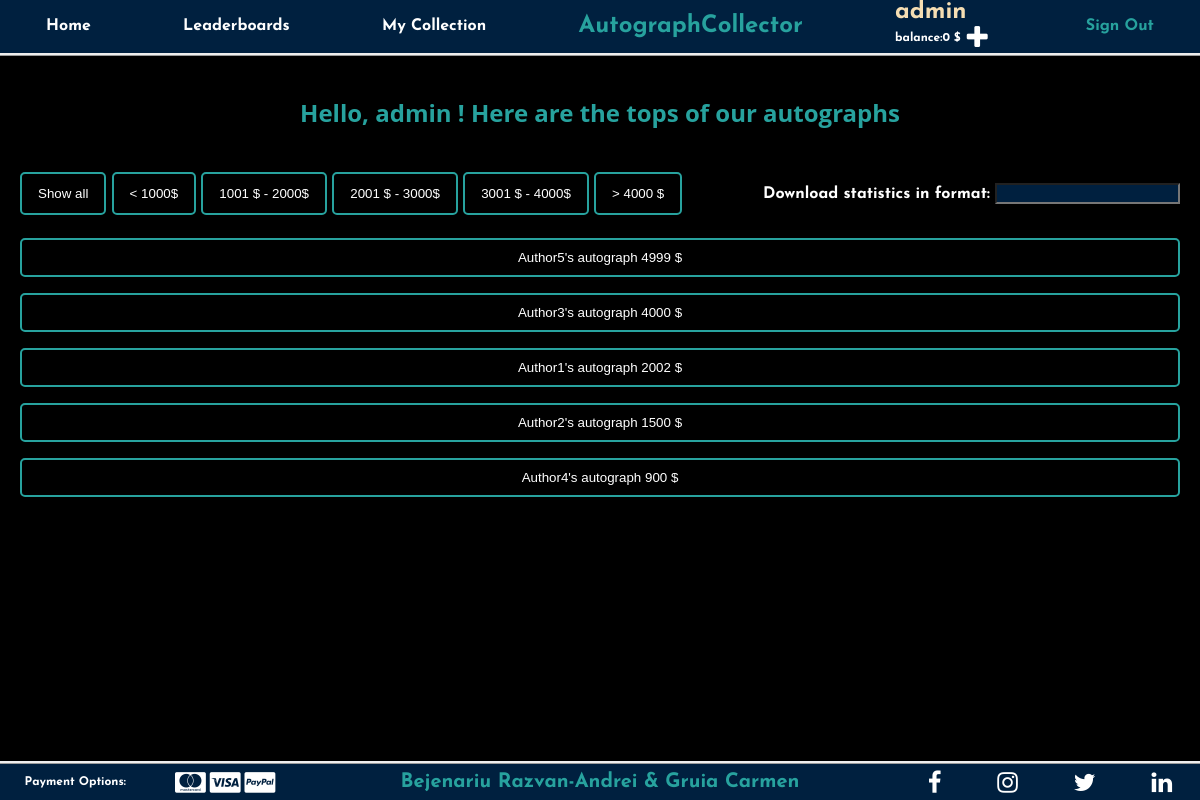
/leaderboards.php?param=all (signed in), run on the app's committed database.
### tables this page shows
CREATE TABLE `autographs` (
  `a_id` int NOT NULL AUTO_INCREMENT,
  `name` varchar(45) DEFAULT NULL,
  `domain` varchar(45) DEFAULT NULL,
  `provenance` varchar(45) DEFAULT NULL,
  `location` varchar(45) DEFAULT NULL,
  `object` varchar(45) DEFAULT NULL,
  `mentions` varchar(45) DEFAULT NULL,
  `worth` decimal(10,0) DEFAULT NULL,
  `image` varchar(100) DEFAULT 'images/autograph.jpg',
  `user_id` int NOT NULL,
  PRIMARY KEY (`a_id`),
  UNIQUE KEY `id_UNIQUE` (`a_id`)
);

### leaderboards.php (the view, shortened to what this page needs)
<?php
$path = $_SERVER['DOCUMENT_ROOT'];
$path .= "/AuCo/";
require_once($path . 'connect.php');
$filter=$_GET['param'];
$ReadSql = "SELECT * FROM `autographs` ORDER BY worth DESC";
$res = mysqli_query($connection, $ReadSql);
?>
<!DOCTYPE html>
<html lang="en">
<head>
    <link href="styles/style.css" rel="stylesheet" />
    <link href="https://cdnjs.cloudflare.com/ajax/libs/font-awesome/4.7.0/css/font-awesome.min.css" rel="stylesheet">
</head>
<body>
    <header>
        <a class="nav-bar-item" href="home.php"> Home </a>
        <a class="nav-bar-item" href="leaderboards.php?param=all"> Leaderboards </a>
        <a class="nav-bar-item" href="collection.php"> My Collection </a>
        <div class="title"> AutographCollector </div>
        <div class="user">
            <a href="collection.php">
            <b><?php
			    echo $_SESSION['username'];
        	?></b>
            </a>
            <div class="balance">
                <p id="value">balance:<?php
			    echo $_SESSION['balance'];
        	    ?> $</p>
                <button id="toggleBtn"><i class="fa fa-plus fa-2x" aria-hidden="true"></i></button>
            </div>
        </div>
        <a class="sign-out-btn" href="sign-in.php">Sign Out</a>
    </header>
    <main class="main-wrapper">
        <section class="main-template">
            <div class="my-body">
                <h1 style="color:#27a29e;font-family: 'Open Sans' ;font-weight: bold;text-align:center;">Hello,
                <b><?php
			    echo $_SESSION['username'];
        	    ?></b> 	! Here are the tops of our autographs</h1>
                <div id="myBtnContainer" style="float:left; padding-top:2%;">
                    <button class="btn" onclick="filterSelection('all')"> Show all</button>
                    <button class="btn" onclick="filterSelection('0')"> &lt 1000$</button>
                    <button class="btn" onclick="filterSelection('1000')"> 1001 $ - 2000$</button>
                    <button class="btn" onclick="filterSelection('2000')"> 2001 $ - 3000$</button>
                    <button class="btn" onclick="filterSelection('3000')"> 3001 $ - 4000$</button>
                    <button class="btn" onclick="filterSelection('4000')"> &gt 4000 $</button>
                </div>
                <div class="download">
                    <label>Download statistics in format:
                        <input list="formats" name="myFormats" />
                    </label>
                </div>
                <br><br>
                <div class="container" style="padding-top:5%">
                <?php while($r = mysqli_fetch_assoc($res)) {?>
                    <?php if($filter == "all") {?>
                        <div class="collections" style="padding-left:0%;">
                        <button><a href="autograph.php?param=<?php echo $r['a_id']; ?>"><?php echo $r['name']; ?>'s autograph <?php echo $r['worth']; ?> $ </a></button>
                        <br>
                        </div>
                    <?php } ?>
                <?php } ?>
                </div>
            </div>
        </section>
    </main>
    <footer>
        <div class="payments">
            <p>Payment Options:</p>
            <div class="payment-types">
                <a href="https://www.mastercard.com"><i class="fa fa-cc-mastercard fa-2x"></i></a>
                <a href="https://www.visa.com"><i class="fa fa-cc-visa fa-2x"></i></a>
                <a href="https://www.paypal.com"><i class="fa fa-cc-paypal fa-2x"></i></a>
            </div>
        </div>
        <div class="authors"> Bejenariu Razvan-Andrei & Gruia Carmen</div>
        <div class="social-media">
            <a href="https://www.facebook.com"> <i class="fa fa-facebook fa-2x"></i></a>
            <a href="https://www.instagram.com"> <i class="fa fa-instagram fa-2x"></i></a>
            <a href="https://www.twitter.com"> <i class="fa fa-twitter fa-2x"></i></a>
            <a href="https://www.linkedin.com"> <i class="fa fa-linkedin fa-2x"></i></a>
        </div>
    </footer>
</body>
</html>

### styles/style.css (style rules this page uses)
body { height: 100%; padding: 0; margin: 0; display: flex; flex-direction: column; align-items: center; justify-content: center; font-family: 'Josefin Sans', sans-serif; font-weight: bold; }
html { height: 100%; }
a { text-decoration: none; }
header { position:sticky; top: 0%; width: 100%; min-height: fit-content; background: #00203FFF; border-bottom-style: ridge; display: flex; align-items: center; justify-content: space-around; flex-wrap: wrap; }
.title { color: #27a29e; font-size: 3.5rem; }
.nav-bar-item { color: white; font-size: 2rem; }
.user a { margin: 0; padding: 0; color: wheat; font-size: 3rem; }
.balance { display: flex; position: relative; align-items: center; }
.balance button { background: #00203FFF; color: white; border: 0; }
.user p { margin: 0; padding: 0; color: white; font-size: 1.5rem; }
.sign-out-btn { font-size: 2rem; color: #27a29e; }
footer { width: 100%; min-height: fit-content; background: #00203FFF; border-top-style: ridge; display: flex; align-items: center; justify-content: space-between; flex-wrap: wrap; }
.payments { flex: 1; color: white; font-size: 1.5rem; display: flex; justify-content: space-around; align-items: center; }
.payments a { color: white; }
.authors { flex: 2; color: #27a29e; font-size: 2.5rem; text-align: center; }
.social-media { flex: 1; font-size: 1.5rem; display: flex; color: white; justify-content: space-around; align-items: center; }
.social-media a { color: white; }
main { flex-grow: 2; }
.main-wrapper { background: #27a29e; display: flex; justify-content: space-around; flex-grow: 2; width: 100vw; }
.main-template { background: #27a29e; display: flex; justify-content: space-around; width: 100vw; height: 100%; }
.my-body { background: black; justify-content: center; flex-grow: 2; width: 70vw; height: 100%; padding: 20px; }
.collections { padding-left: 15%; }
.collections button { width: 80%; background-color: black; display: block; color: white; border: 2px solid #27a29e; border-radius: 5px; padding: 20px; text-align: center; }
.collections a { color: white; }
.download { padding-top: 3%; float: right; }
.download label { color: white; }
.download input[list] { background-color: #00203FFF; color: white; }
.container button { width: 100%; background-color: black; display: block; color: white; border: 2px solid #27a29e; border-radius: 5px; padding: 10px; text-align: center; }
.btn { border: 2px solid #27a29e; border-radius: 5px; background-color: black; color: white; padding: 12px 16px; cursor: pointer; }
::placeholder { color: white; }
@media screen and (max-width: 1300px) { .title { font-size: 1.5rem; } }
@media screen and (max-width: 1300px) { .nav-bar-item { font-size: 1rem; } }
@media screen and (max-width: 1300px) { .user a { font-size: 1.5rem; } }
@media screen and (max-width: 1300px) { .user p { font-size: 0.75rem; } }
@media screen and (max-width: 1300px) { .sign-out-btn { font-size: 1rem; } }
@media screen and (max-width: 1300px) { .payments { font-size: 0.75rem; } }
@media screen and (max-width: 1300px) { .authors { font-size: 1.25rem; } }
@media screen and (max-width: 1300px) { .social-media { font-size: 0.75rem; } }

### data on the page
autographs: name "Author5", worth "4999"
autographs: name "Author3", worth "4000"
autographs: name "Author1", worth "2002"
autographs: name "Author2", worth "1500"
autographs: name "Author4", worth "900"

### other printed values
$_SESSION['username'] "admin"
$_SESSION['balance'] "0"
